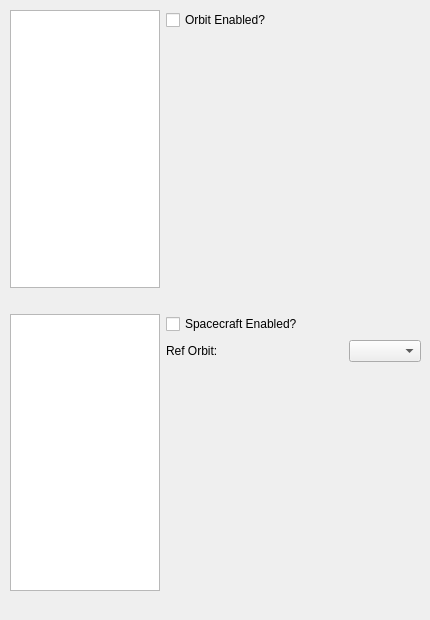
   <widget class="QWidget" name="simTabOrbits">
    <attribute name="title">
     <string>Orbit/Spacecraft</string>
    </attribute>
    <widget class="QWidget" name="verticalLayoutWidget">
     <property name="geometry">
      <rect>
       <x>10</x>
       <y>10</y>
       <width>411</width>
       <height>601</height>
      </rect>
     </property>
     <layout class="QVBoxLayout" name="verticalLayout_8">
      <item>
       <layout class="QHBoxLayout" name="horizontalLayout_10">
        <item>
         <widget class="QListWidget" name="simOrbList">
          <property name="maximumSize">
           <size>
            <width>150</width>
            <height>16777215</height>
           </size>
          </property>
          <property name="focusPolicy">
           <enum>Qt::ClickFocus</enum>
          </property>
          <property name="contextMenuPolicy">
           <enum>Qt::DefaultContextMenu</enum>
          </property>
         </widget>
        </item>
        <item>
         <layout class="QVBoxLayout" name="verticalLayout">
          <item>
           <layout class="QHBoxLayout" name="horizontalLayout_20">
            <item>
             <widget class="QCheckBox" name="simOrbitEn">
              <property name="layoutDirection">
               <enum>Qt::LeftToRight</enum>
              </property>
              <property name="text">
               <string>Orbit Enabled? </string>
              </property>
             </widget>
            </item>
           </layout>
          </item>
          <item>
           <spacer name="verticalSpacer_4">
            <property name="orientation">
             <enum>Qt::Vertical</enum>
            </property>
            <property name="sizeHint" stdset="0">
             <size>
              <width>20</width>
              <height>40</height>
             </size>
            </property>
           </spacer>
          </item>
         </layout>
        </item>
       </layout>
      </item>
      <item>
       <spacer name="horizontalSpacer_44">
        <property name="orientation">
         <enum>Qt::Horizontal</enum>
        </property>
        <property name="sizeHint" stdset="0">
         <size>
          <width>40</width>
          <height>20</height>
         </size>
        </property>
       </spacer>
      </item>
      <item>
       <layout class="QHBoxLayout" name="horizontalLayout_44">
        <item>
         <widget class="QListWidget" name="simSCList">
          <property name="maximumSize">
           <size>
            <width>150</width>
            <height>16777215</height>
           </size>
          </property>
          <property name="focusPolicy">
           <enum>Qt::ClickFocus</enum>
          </property>
          <property name="contextMenuPolicy">
           <enum>Qt::DefaultContextMenu</enum>
          </property>
         </widget>
        </item>
        <item>
         <layout class="QVBoxLayout" name="verticalLayout_3">
          <item>
           <widget class="QCheckBox" name="simSCEn">
            <property name="layoutDirection">
             <enum>Qt::LeftToRight</enum>
            </property>
            <property name="text">
             <string>Spacecraft Enabled? </string>
            </property>
           </widget>
          </item>
          <item>
           <layout class="QHBoxLayout" name="horizontalLayout_46">
            <item>
             <widget class="QLabel" name="simSCOrbitLabel">
              <property name="text">
               <string>Ref Orbit:</string>
              </property>
             </widget>
            </item>
            <item>
             <spacer name="horizontalSpacer_19">
              <property name="orientation">
               <enum>Qt::Horizontal</enum>
              </property>
              <property name="sizeHint" stdset="0">
               <size>
                <width>40</width>
                <height>20</height>
               </size>
              </property>
             </spacer>
            </item>
            <item>
             <widget class="QComboBox" name="simSCOrbit"/>
            </item>
           </layout>
          </item>
          <item>
           <layout class="QHBoxLayout" name="horizontalLayout_45"/>
          </item>
          <item>
           <spacer name="verticalSpacer_5">
            <property name="orientation">
             <enum>Qt::Vertical</enum>
            </property>
            <property name="sizeHint" stdset="0">
             <size>
              <width>149</width>
              <height>128</height>
             </size>
            </property>
           </spacer>
          </item>
         </layout>
        </item>
       </layout>
      </item>
      <item>
       <spacer name="horizontalSpacer_49">
        <property name="orientation">
         <enum>Qt::Horizontal</enum>
        </property>
        <property name="sizeHint" stdset="0">
         <size>
          <width>40</width>
          <height>20</height>
         </size>
        </property>
       </spacer>
      </item>
     </layout>
    </widget>
   </widget>
